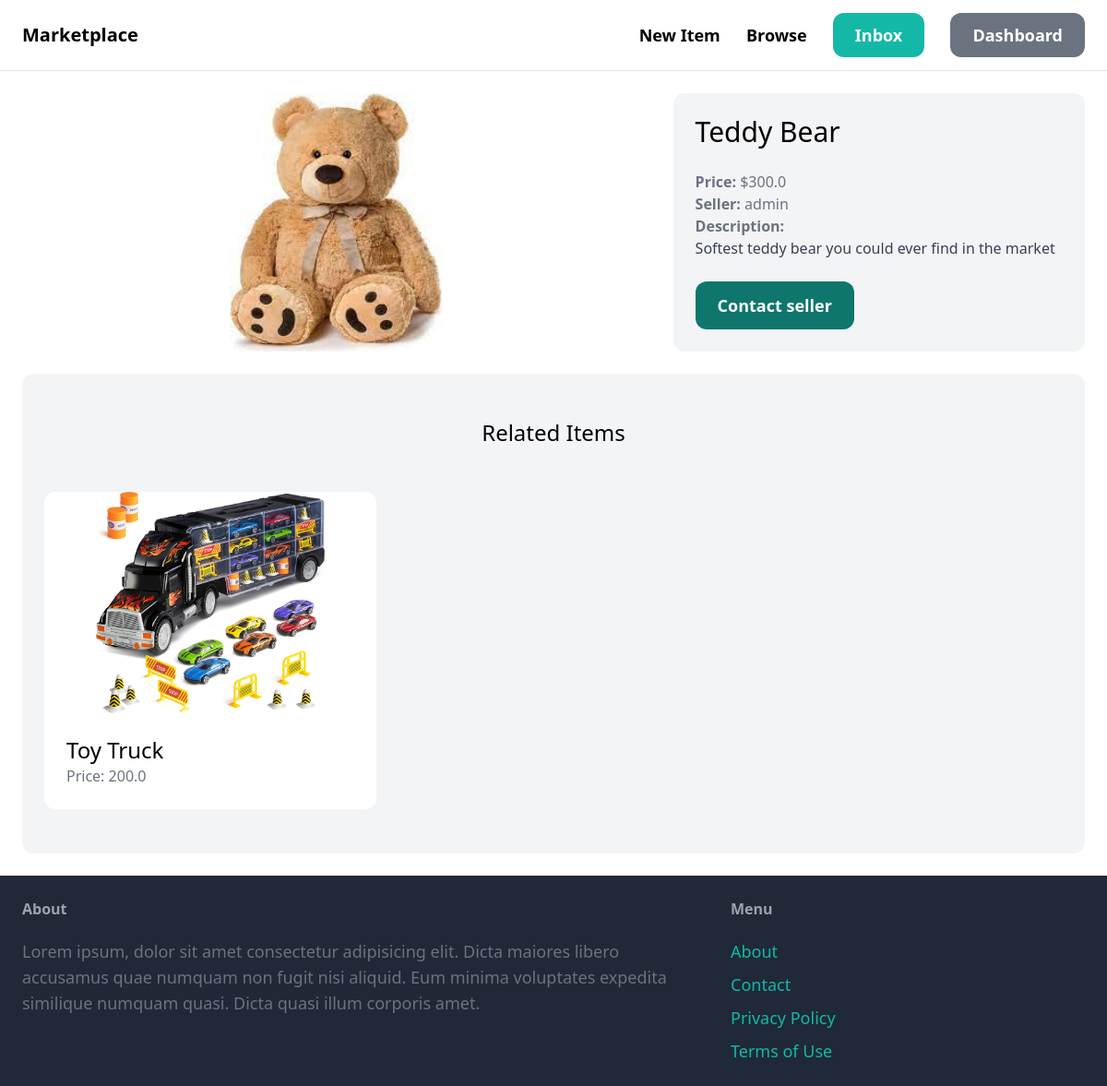
Screenshot of /items/1/ (signed in) with the database file from the repository.
### item/models.py (models this page shows, shortened)
class Item(models.Model):
    category = models.ForeignKey(Category, related_name='items', on_delete=models.CASCADE)
    name = models.CharField(max_length=255)
    description = models.TextField(blank=True, null=True)
    price = models.FloatField()
    image = models.ImageField(upload_to='item_images', blank=True, null=True)
    is_sold = models.BooleanField(default=False)
    created_by = models.ForeignKey(User, related_name='items', on_delete=models.CASCADE)
    create_at = models.DateTimeField(auto_now_add=True)

### item/views.py (the view)
# urls.py: path('<int:pk>/', views.detail, name='detail'),
def detail(request, pk):
    item = get_object_or_404(Item, pk=pk)
    related_items = Item.objects.filter(category=item.category, is_sold=False).exclude(pk=pk)[0:3]
    return render(request, 'item/detail.html', {
        'item': item,
        'related_items': related_items
    })

### item/templates/item/detail.html (shortened to what this page needs)
{% extends 'core/base.html' %}
{% block content %}
<div class="grid grid-cols-5 gap-6">
    <div class="col-span-3 flex justify-center">
        <img src="{{ item.image.url }}" class="rounded-xl max-h-96">
    </div>
    <div class="col-span-2 p-6 bg-gray-100 rounded-xl">
        <h1 class="mb-6 text-3xl">{{ item.name }}</h1>
        <p class="text-gray-500"><strong>Price: </strong>${{ item.price }}</p>
        <p class="text-gray-500"><strong>Seller: </strong>{{ item.created_by.username }}</p>
        {% if item.description %}
            <p class="text-gray-700">
                <strong class="text-gray-500">Description:</strong><br>
                {{ item.description }}
            </p>
        {% endif %}
        <a href="#" class="inline-block mt-6 px-6 py-3 text-lg font-semibold bg-teal-500 text-white rounded-xl hover: bg-teal-700">Contact seller</a>
    </div>
</div>
<div class="mt-6 px-6 py-12 bg-gray-100 rounded-xl">
    <h2 class="mb-12 text-2xl text-center">Related Items</h2>
    <div class="grid grid-cols-3 gap-3">
        {% for item in related_items %}
            <div>
                <a href="{% url 'item:detail' item.id %}">
                    <div class="rounded-t-xl bg-white flex justify-center">
                        <img src="{{item.image.url}}" class="rounded-t-xl h-60">
                    </div>
                    <div class="p-6 bg-white rounded-b-xl">
                        <h2 class="text-2xl">{{item.name}}</h2>
                        <p class="text-gray-500">Price: {{item.price}}</p>
                    </div>
                </a>
            </div>
        {% endfor %}
    </div>
</div>
{% endblock %}

### rows the page displays
Item: image (picture), name "Teddy Bear", price "300.0", created_by.username "admin", description "Softest teddy bear you could ever find in the market"
Item: image (picture), name "Toy Truck", price "200.0"
